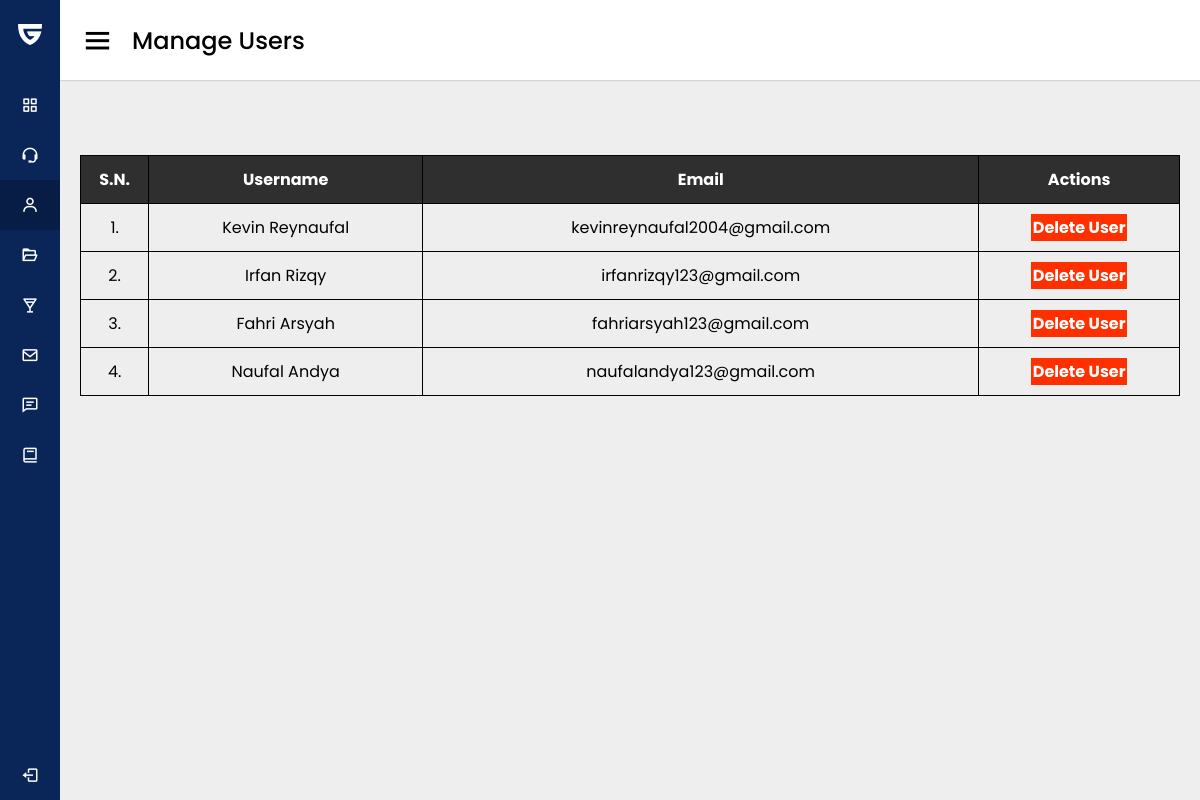
The page /Admin/manage-user.php (signed in) on the database its author committed.
### tables this page shows
CREATE TABLE `tbl_users` (
  `id` int(10) UNSIGNED NOT NULL,
  `img_user` varchar(255) NOT NULL,
  `username` varchar(150) NOT NULL,
  `email` varchar(150) NOT NULL,
  `password` varchar(150) NOT NULL
);

### Admin/manage-user.php (the view, shortened to what this page needs)
<?php
include('../Assets/Config/config.php');
?>
<html>
<head>
    <link rel="stylesheet" href="style.css">
    <link href='https://unpkg.com/boxicons@2.0.7/css/boxicons.min.css' rel='stylesheet'>
    <link rel="stylesheet" href="https://cdnjs.cloudflare.com/ajax/libs/font-awesome/5.15.3/css/all.min.css">
</head>
<body>
    <div class="sidebar">
        <div class="logo-details">
            <i class='fab fa-guilded'></i>
            <span class="logo_name">Gresda Food</span>
        </div>
        <ul class="nav-links">
            <li>
                <a href="index.php">
                    <i class='bx bx-grid-alt'></i>
                    <span class="links_name">Dashboard</span>
                </a>
            </li>
            <li>
                <a href="manage-admin.php">
                    <i class='bx bx-support'></i>
                    <span class="links_name">Manage Admin</span>
                </a>
            </li>
            <li>
                <a href="manage-user.php" class="active">
                    <i class='bx bx-user'></i>
                    <span class="links_name">Manage Users</span>
                </a>
            </li>
            <li>
                <a href="manage-category.php">
                    <i class='bx bx-folder-open'></i>
                    <span class="links_name">Manage Category</span>
                </a>
            </li>
            <li>
                <a href="manage-food.php">
                    <i class='bx bx-drink'></i>
                    <span class="links_name">Manage Food</span>
                </a>
            </li>
            <li>
                <a href="manage-contact.php">
                    <i class='bx bx-envelope'></i>
                    <span class="links_name">Manage Contact</span>
                </a>
            </li>
            <li>
                <a href="manage-review.php">
                    <i class='bx bx-comment-detail'></i>
                    <span class="links_name">Manage Review</span>
                </a>
            </li>
            <li>
                <a href="manage-order.php">
                    <i class='bx bx-book'></i>
                    <span class="links_name">Manage Order</span>
                </a>
            </li>
            <li class="log_out">
                <a href="Assets/logout.php">
                    <i class='bx bx-log-out'></i>
                    <span class="links_name">Log out</span>
                </a>
            </li>
        </ul>
    </div>
    <section class="home-section">
        <nav>
            <div class="sidebar-button">
                <i class='bx bx-menu sidebarBtn'></i>
                <span class="dashboard">Manage Users</span>
            </div>
        </nav>
        <br>
        <div class="home-content">
            <div class="overview-boxes">
                <table class="tbl-full">
                    <tr>
                        <th>S.N.</th>
                        <th>Username</th>
                        <th>Email</th>
                        <th>Actions</th>
                    </tr>
                    <?php
                    $sql = "SELECT * FROM tbl_users";
                    $res = mysqli_query($conn, $sql);
                    if ($res == TRUE) {
                        $count = mysqli_num_rows($res);
                        $sn = 1;
                        if ($count > 0) {
                            while ($rows = mysqli_fetch_assoc($res)) {
                                $id = $rows['id'];
                                $username = $rows['username'];
                                $email = $rows['email'];
                    ?>
                                <tr>
                                    <td><?php echo $sn++; ?>. </td>
                                    <td><?php echo $username; ?></td>
                                    <td><?php echo $email; ?></td>
                                    <td>
                                        <a href="<?php echo SITEURL; ?>admin/delete-users.php?id=<?php echo $id; ?>" class="btn-danger">Delete User</a>
                                    </td>
                                </tr>
                    <?php   }
                        } else {
                        }
                    } ?>
                </table>
            </div>
        </div>
    </section>
</body>
</html>

### Admin/style.css (style rules this page uses)
* { margin: 0; padding: 0; box-sizing: border-box; font-family: 'Poppins', sans-serif; }
.sidebar { position: fixed; height: 100%; width: 60px; background: #0A2558; transition: all 0.5s ease; }
.sidebar .logo-details { height: 70px; display: flex; align-items: center; }
.sidebar .logo-details i { font-size: 28px; font-weight: 500; color: #fff; min-width: 60px; text-align: center }
.sidebar .logo-details .logo_name { color: #fff; font-size: 24px; font-weight: 500; white-space: nowrap; }
.sidebar .nav-links { margin-top: 10px; }
.sidebar .nav-links li { position: relative; list-style: none; height: 50px; }
.sidebar .nav-links li a { height: 100%; width: 100%; display: flex; align-items: center; text-decoration: none; transition: all 0.4s ease; }
.sidebar .nav-links li a.active { background: #081D45; }
.sidebar .nav-links li i { min-width: 60px; text-align: center; font-size: 18px; color: #fff; }
.sidebar .nav-links li a .links_name { color: #fff; font-size: 15px; font-weight: 400; white-space: nowrap; }
.sidebar .nav-links .log_out { position: absolute; bottom: 0; width: 100%; }
.home-section { position: relative; background: #eeeeee; min-height: 100vh; width: calc(100% - 60px); left: 60px; transition: all 0.5s ease; }
.home-section nav { display: flex; justify-content: space-between; height: 80px; background: #fff; display: flex; align-items: center; position: fixed; left: 60px; width: calc(100% - 60px); z-index: 100; padding: 0 20px; box-shadow: 0 1px 1px rgba(0, 0, 0, 0.1); transition: all 0.5s ease; }
.home-section nav .sidebar-button { display: flex; align-items: center; font-size: 24px; font-weight: 500; }
nav .sidebar-button i { font-size: 35px; margin-right: 17px; }
.home-section .home-content { position: relative; padding-top: 104px; }
.home-content .overview-boxes { display: flex; align-items: center; justify-content: space-between; flex-wrap: wrap; padding: 0 20px; margin-bottom: 26px; }
.tbl-full { width: 100%; border-collapse: collapse; }
table tr th { border: 1px solid black; padding: 1%; background-color: rgba(0, 0, 0, 0.8); text-align: center; color: white; }
table tr td { border: 1px solid black; padding: 1%; text-align: center; }
.btn-danger { background-color: #ff3000; padding: 1%; color: white; text-decoration: none; font-weight: bold; }
@media (max-width: 1240px) { .sidebar { width: 60px; } }
@media (max-width: 1240px) { .home-section nav { width: calc(100% - 60px); left: 60px; } }
@media (max-width: 1240px) { .home-section { width: calc(100% - 60px); left: 60px; } }

### rows shown on the page
tbl_users: username "Kevin Reynaufal", email "kevinreynaufal2004@gmail.com"
tbl_users: username "Irfan Rizqy", email "irfanrizqy123@gmail.com"
tbl_users: username "Fahri Arsyah", email "fahriarsyah123@gmail.com"
tbl_users: username "Naufal Andya", email "naufalandya123@gmail.com"
